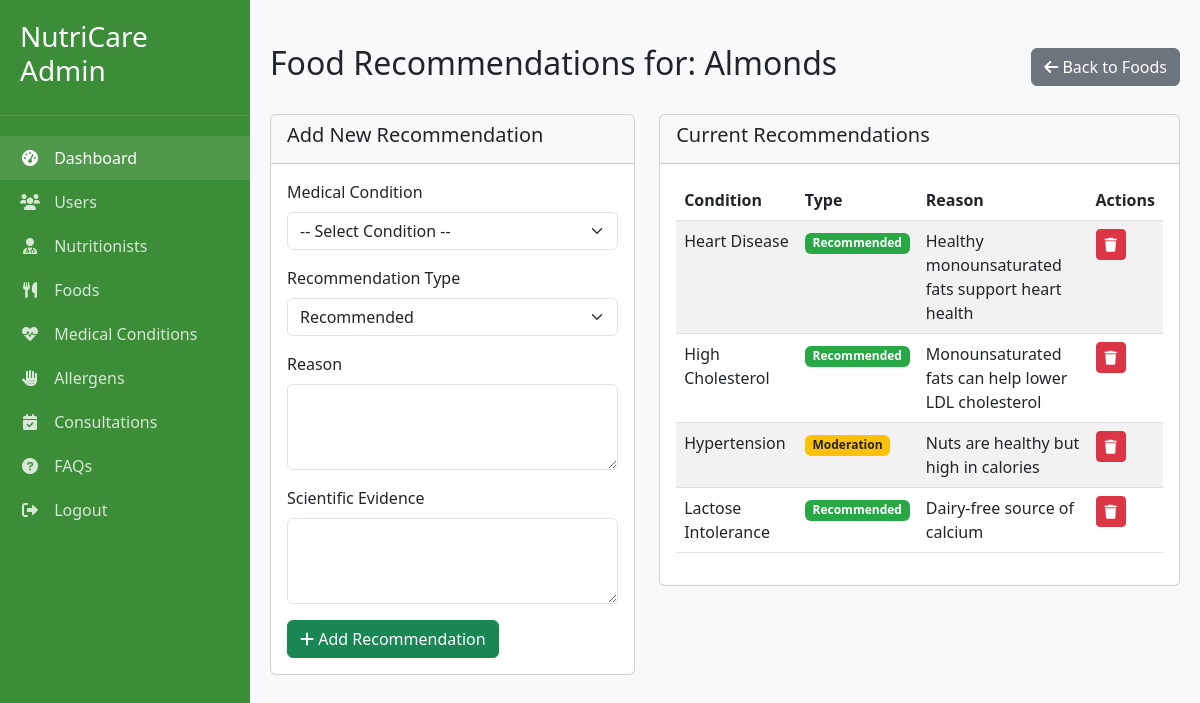
The page /admin_food_recommendations.php?id=9 (signed in) on the database its author committed.
### tables this page shows
CREATE TABLE foods (
    food_id INT AUTO_INCREMENT PRIMARY KEY,
    name VARCHAR(100) NOT NULL,
    description TEXT,
    category_id INT,
    calories DECIMAL(6,2),
    protein DECIMAL(6,2),
    carbs DECIMAL(6,2),
    fat DECIMAL(6,2),
    fiber DECIMAL(6,2),
    sodium DECIMAL(6,2),
    sugar DECIMAL(6,2),
    glycemic_index INT,
    image_url VARCHAR(255),
    is_common_allergen BOOLEAN DEFAULT FALSE,
    created_at TIMESTAMP DEFAULT CURRENT_TIMESTAMP,
    updated_at TIMESTAMP DEFAULT CURRENT_TIMESTAMP ON UPDATE CURRENT_TIMESTAMP,
    FOREIGN KEY (category_id) REFERENCES food_categories(category_id)
);

CREATE TABLE food_recommendations (
    recommendation_id INT AUTO_INCREMENT PRIMARY KEY,
    food_id INT NOT NULL,
    condition_id INT NOT NULL,
    recommendation_type ENUM('Recommended', 'Avoid', 'Moderation') NOT NULL,
    reason TEXT NOT NULL,
    scientific_evidence TEXT,
    created_at TIMESTAMP DEFAULT CURRENT_TIMESTAMP,
    FOREIGN KEY (food_id) REFERENCES foods(food_id) ON DELETE CASCADE,
    FOREIGN KEY (condition_id) REFERENCES medical_conditions(condition_id) ON DELETE CASCADE,
    UNIQUE KEY unique_food_condition (food_id, condition_id)
);

CREATE TABLE medical_conditions (
    condition_id INT AUTO_INCREMENT PRIMARY KEY,
    name VARCHAR(100) NOT NULL,
    description TEXT,
    created_at TIMESTAMP DEFAULT CURRENT_TIMESTAMP
);

### admin_food_recommendations.php (the view, shortened to what this page needs)
<?php
require_once 'config.php';
$food_id = (int)$_GET['id'];
$food = $conn->query("SELECT * FROM foods WHERE food_id = $food_id")->fetch();
$recommendations = $conn->query("
    SELECT fr.*, mc.name as condition_name
    FROM food_recommendations fr
    JOIN medical_conditions mc ON fr.condition_id = mc.condition_id
    WHERE fr.food_id = $food_id
    ORDER BY mc.name
")->fetchAll();
?>
<!DOCTYPE html>
<html lang="en">
<head>
    <link href="https://cdn.jsdelivr.net/npm/bootstrap@5.3.0/dist/css/bootstrap.min.css" rel="stylesheet">
    <link rel="stylesheet" href="https://cdnjs.cloudflare.com/ajax/libs/font-awesome/6.0.0/css/all.min.css">
</head>
<body>
    <div class="sidebar">
        <div class="sidebar-header">
            <h3>NutriCare Admin</h3>
        </div>
        <div class="sidebar-menu">
            <a href="admin_dashboard.php" class="active"><i class="fas fa-tachometer-alt"></i> Dashboard</a>
            <a href="admin_users.php"><i class="fas fa-users"></i> Users</a>
            <a href="admin_nutritionists.php"><i class="fas fa-user-md"></i> Nutritionists</a>
            <a href="admin_foods.php"><i class="fas fa-utensils"></i> Foods</a>
            <a href="admin_conditions.php"><i class="fas fa-heartbeat"></i> Medical Conditions</a>
            <a href="admin_allergens.php"><i class="fas fa-allergies"></i> Allergens</a>
            <a href="admin_consultations.php"><i class="fas fa-calendar-check"></i> Consultations</a>
            <a href="admin_faqs.php"><i class="fas fa-question-circle"></i> FAQs</a>
            <a href="admin_logout.php"><i class="fas fa-sign-out-alt"></i> Logout</a>
        </div>
    </div>
    <nav class="navbar-admin">
        <div class="d-flex justify-content-between w-100">
            <div>
                <span class="text-muted">Welcome, Admin</span>
            </div>
        </div>
    </nav>
    <div class="main-content">
        <div class="d-flex justify-content-between align-items-center mb-4">
            <h2>Food Recommendations for: <?php echo htmlspecialchars($food['name']); ?></h2>
            <a href="admin_foods.php" class="btn btn-secondary">
                <i class="fas fa-arrow-left"></i> Back to Foods
            </a>
        </div>
        <div class="row">
            <div class="col-md-5 mb-4">
                <div class="card">
                    <div class="card-header">
                        <h5>Add New Recommendation</h5>
                    </div>
                    <div class="card-body">
                        <form method="POST">
                            <div class="mb-3">
                                <label for="condition_id" class="form-label">Medical Condition</label>
                                <select class="form-select" id="condition_id" name="condition_id" required>
                                    <option value="">-- Select Condition --</option>
                                </select>
                            </div>
                            <div class="mb-3">
                                <label for="recommendation_type" class="form-label">Recommendation Type</label>
                                <select class="form-select" id="recommendation_type" name="recommendation_type" required>
                                    <option value="Recommended">Recommended</option>
                                </select>
                            </div>
                            <div class="mb-3">
                                <label for="reason" class="form-label">Reason</label>
                                <textarea class="form-control" id="reason" name="reason" rows="3" required></textarea>
                            </div>
                            <div class="mb-3">
                                <label for="scientific_evidence" class="form-label">Scientific Evidence</label>
                                <textarea class="form-control" id="scientific_evidence" name="scientific_evidence" rows="3"></textarea>
                            </div>
                            <button type="submit" class="btn btn-success">
                                <i class="fas fa-plus"></i> Add Recommendation
                            </button>
                        </form>
                    </div>
                </div>
            </div>
            <div class="col-md-7">
                <div class="card">
                    <div class="card-header">
                        <h5>Current Recommendations</h5>
                    </div>
                    <div class="card-body">
                        <?php if (empty($recommendations)): ?>
                            <p class="text-muted">No recommendations found for this food</p>
                        <?php else: ?>
                            <div class="table-responsive">
                                <table class="table table-striped table-hover">
                                    <thead>
                                        <tr>
                                            <th>Condition</th>
                                            <th>Type</th>
                                            <th>Reason</th>
                                            <th>Actions</th>
                                        </tr>
                                    </thead>
                                    <tbody>
                                        <?php foreach ($recommendations as $rec): ?>
                                            <tr>
                                                <td><?php echo htmlspecialchars($rec['condition_name']); ?></td>
                                                <td>
                                                    <span class="badge <?php
                                                        echo 'badge-' . strtolower($rec['recommendation_type']);
                                                    ?>">
                                                        <?php echo $rec['recommendation_type']; ?>
                                                    </span>
                                                </td>
                                                <td><?php echo htmlspecialchars($rec['reason']); ?></td>
                                                <td>
                                                    <a href="admin_food_recommendations.php?id=<?php echo $food_id; ?>&delete_recommendation=<?php echo $rec['recommendation_id']; ?>"
                                                       class="btn btn-sm btn-danger" onclick="return confirm('Are you sure you want to delete this recommendation?')">
                                                        <i class="fas fa-trash"></i>
                                                    </a>
                                                </td>
                                            </tr>
                                        <?php endforeach; ?>
                                    </tbody>
                                </table>
                            </div>
                        <?php endif; ?>
                    </div>
                </div>
            </div>
        </div>
    </div>
</body>
</html>

### admin_food_recommendations.php (style rules this page uses)
:root { --green-light: #E3F4E1; --green: #5FB65A; --green-dark: #3C8D37; --sidebar-width: 250px; }
body { background-color: #f8f9fa; }
.sidebar { width: var(--sidebar-width); height: 100vh; position: fixed; left: 0; top: 0; background-color: var(--green-dark); color: white; padding: 20px 0; transition: all 0.3s; }
.sidebar-header { padding: 0 20px 20px; border-bottom: 1px solid rgba(255,255,255,0.1); }
.sidebar-menu { padding: 20px 0; }
.sidebar-menu a { display: block; padding: 10px 20px; color: rgba(255,255,255,0.8); text-decoration: none; transition: all 0.3s; }
.sidebar-menu a:hover, .sidebar-menu a.active { color: white; background-color: rgba(255,255,255,0.1); }
.sidebar-menu a i { margin-right: 10px; width: 20px; text-align: center; }
.main-content { margin-left: var(--sidebar-width); padding: 20px; transition: all 0.3s; }
.badge-recommended { background-color: #28a745; }
.badge-moderation { background-color: #ffc107; color: #212529; }

### rows shown on the page
foods: name "Almonds"
food_recommendations: condition.name "Heart Disease", recommendation_type "Recommended", reason "Healthy monounsaturated fats support heart health"
food_recommendations: condition.name "High Cholesterol", recommendation_type "Recommended", reason "Monounsaturated fats can help lower LDL cholesterol"
food_recommendations: condition.name "Hypertension", recommendation_type "Moderation", reason "Nuts are healthy but high in calories"
food_recommendations: condition.name "Lactose Intolerance", recommendation_type "Recommended", reason "Dairy-free source of calcium"
